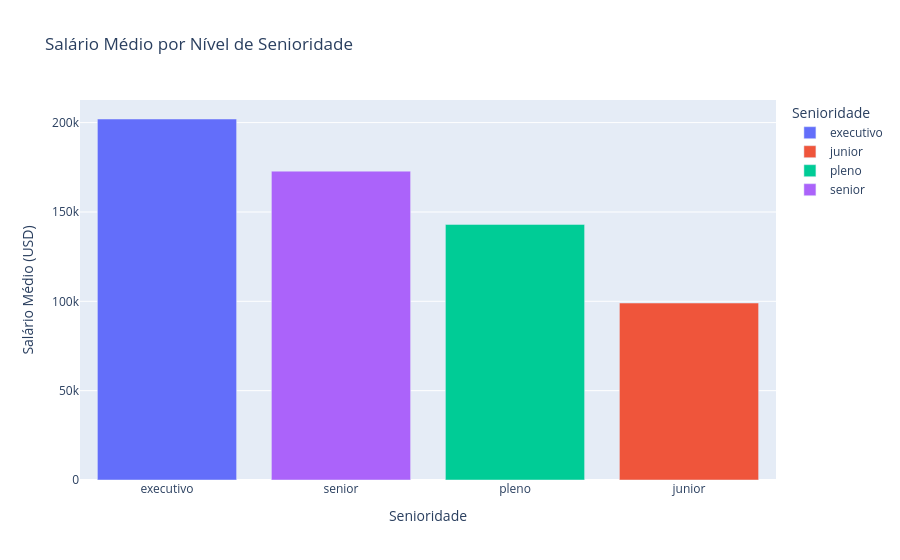

Write notebook code for a chart like this one.
### Markdown cell above
Criando gráficos interativos com Plotly

Qual é a média salarial por nível de senioridade?
Refazendo o gráfico na versão interativa

### Code cell
media_senioridade = df.groupby('senioridade')['usd'].mean().reset_index()

fig = px.bar(media_senioridade, x='senioridade', y='usd',
    title='Salário Médio por Nível de Senioridade',
    labels={'senioridade': 'Senioridade', 'usd': 'Salário Médio (USD)'},
    color='senioridade')

fig.update_layout(xaxis={'categoryorder': 'total descending'})
fig.show()

### Figure 1 — Plotly figure (JSON) as saved in the notebook; plotly's stock layout.template omitted (floating-point values rounded to 4 significant figures)
{"data": [{"hovertemplate": "Senioridade=%{x}<br>Salário Médio (USD)=%{y}<extra></extra>", "legendgroup": "executivo", "marker": {"color": "#636efa", "pattern": {"shape": ""}}, "name": "executivo", "orientation": "v", "showlegend": true, "textposition": "auto", "type": "bar", "x": ["executivo"], "xaxis": "x", "y": [202000.0], "yaxis": "y"}, {"hovertemplate": "Senioridade=%{x}<br>Salário Médio (USD)=%{y}<extra></extra>", "legendgroup": "junior", "marker": {"color": "#EF553B", "pattern": {"shape": ""}}, "name": "junior", "orientation": "v", "showlegend": true, "textposition": "auto", "type": "bar", "x": ["junior"], "xaxis": "x", "y": [99040.0], "yaxis": "y"}, {"hovertemplate": "Senioridade=%{x}<br>Salário Médio (USD)=%{y}<extra></extra>", "legendgroup": "pleno", "marker": {"color": "#00cc96", "pattern": {"shape": ""}}, "name": "pleno", "orientation": "v", "showlegend": true, "textposition": "auto", "type": "bar", "x": ["pleno"], "xaxis": "x", "y": [143000.0], "yaxis": "y"}, {"hovertemplate": "Senioridade=%{x}<br>Salário Médio (USD)=%{y}<extra></extra>", "legendgroup": "senior", "marker": {"color": "#ab63fa", "pattern": {"shape": ""}}, "name": "senior", "orientation": "v", "showlegend": true, "textposition": "auto", "type": "bar", "x": ["senior"], "xaxis": "x", "y": [172900.0], "yaxis": "y"}], "layout": {"barmode": "relative", "legend": {"title": {"text": "Senioridade"}, "tracegroupgap": 0}, "title": {"text": "Salário Médio por Nível de Senioridade"}, "xaxis": {"anchor": "y", "categoryarray": ["executivo", "junior", "pleno", "senior"], "categoryorder": "total descending", "domain": [0, 1], "title": {"text": "Senioridade"}}, "yaxis": {"anchor": "x", "domain": [0, 1], "title": {"text": "Salário Médio (USD)"}}}}
